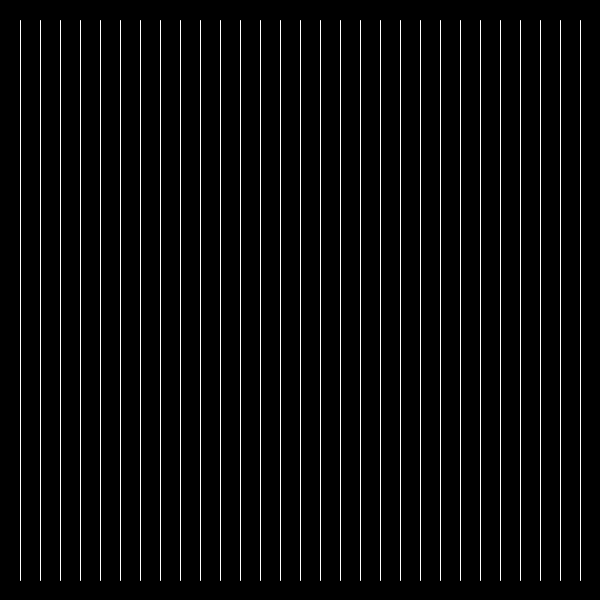
Frame 1 (no input)
Frame 60 (the mouse pressed at the canvas centre just before this capture): identical to frame 1, image omitted
Frame 120 (the mouse held since frame 60 and released just before this capture): identical to frame 1, image omitted

The Processing sketch that drew this single still picture (run headless with seeded random() and noise(); from frame 60 on, the mouse is pressed at the canvas centre):

// Processing sketch: sketch_07_loop
// ── sketch_07_loop.pde
void setup () {
  size(600, 600);
}

void draw () {
  background(0);
  stroke(255);
  for (int x = 20; x <= 580; x = x + 20) {
    line(x, 20, x, 580);
  }
}
